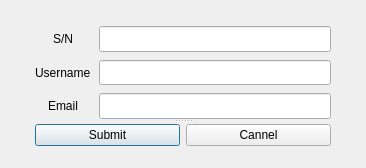
<?xml version="1.0" encoding="UTF-8"?>
<ui version="4.0">
 <class>Register</class>
 <widget class="QDialog" name="Register">
  <property name="windowModality">
   <enum>Qt::ApplicationModal</enum>
  </property>
  <property name="geometry">
   <rect>
    <x>0</x>
    <y>0</y>
    <width>366</width>
    <height>168</height>
   </rect>
  </property>
  <property name="windowTitle">
   <string>Software Register</string>
  </property>
  <layout class="QHBoxLayout" name="horizontalLayout_2">
   <property name="leftMargin">
    <number>35</number>
   </property>
   <property name="topMargin">
    <number>20</number>
   </property>
   <property name="rightMargin">
    <number>35</number>
   </property>
   <property name="bottomMargin">
    <number>20</number>
   </property>
   <item>
    <widget class="QSplitter" name="splitter">
     <property name="orientation">
      <enum>Qt::Vertical</enum>
     </property>
     <widget class="QWidget" name="formLayoutWidget">
      <layout class="QFormLayout" name="formLayout">
       <property name="labelAlignment">
        <set>Qt::AlignCenter</set>
       </property>
       <property name="horizontalSpacing">
        <number>8</number>
       </property>
       <property name="verticalSpacing">
        <number>8</number>
       </property>
       <property name="topMargin">
        <number>6</number>
       </property>
       <item row="0" column="0">
        <widget class="QLabel" name="lbl_number">
         <property name="sizePolicy">
          <sizepolicy hsizetype="Preferred" vsizetype="Expanding">
           <horstretch>0</horstretch>
           <verstretch>0</verstretch>
          </sizepolicy>
         </property>
         <property name="text">
          <string>S/N</string>
         </property>
        </widget>
       </item>
       <item row="0" column="1">
        <widget class="QLineEdit" name="ledt_number">
         <property name="sizePolicy">
          <sizepolicy hsizetype="Expanding" vsizetype="Expanding">
           <horstretch>0</horstretch>
           <verstretch>0</verstretch>
          </sizepolicy>
         </property>
         <property name="readOnly">
          <bool>true</bool>
         </property>
        </widget>
       </item>
       <item row="1" column="0">
        <widget class="QLabel" name="lbl_username">
         <property name="sizePolicy">
          <sizepolicy hsizetype="Preferred" vsizetype="Expanding">
           <horstretch>0</horstretch>
           <verstretch>0</verstretch>
          </sizepolicy>
         </property>
         <property name="text">
          <string>Username</string>
         </property>
         <property name="buddy">
          <cstring>ledt_username</cstring>
         </property>
        </widget>
       </item>
       <item row="1" column="1">
        <widget class="QLineEdit" name="ledt_username">
         <property name="sizePolicy">
          <sizepolicy hsizetype="Expanding" vsizetype="Expanding">
           <horstretch>0</horstretch>
           <verstretch>0</verstretch>
          </sizepolicy>
         </property>
         <property name="clearButtonEnabled">
          <bool>true</bool>
         </property>
        </widget>
       </item>
       <item row="2" column="0">
        <widget class="QLabel" name="lbl_email">
         <property name="sizePolicy">
          <sizepolicy hsizetype="Preferred" vsizetype="Expanding">
           <horstretch>0</horstretch>
           <verstretch>0</verstretch>
          </sizepolicy>
         </property>
         <property name="text">
          <string>Email</string>
         </property>
         <property name="buddy">
          <cstring>ledt_email</cstring>
         </property>
        </widget>
       </item>
       <item row="2" column="1">
        <widget class="QLineEdit" name="ledt_email">
         <property name="sizePolicy">
          <sizepolicy hsizetype="Expanding" vsizetype="Expanding">
           <horstretch>0</horstretch>
           <verstretch>0</verstretch>
          </sizepolicy>
         </property>
         <property name="clearButtonEnabled">
          <bool>true</bool>
         </property>
        </widget>
       </item>
      </layout>
     </widget>
     <widget class="QWidget" name="">
      <layout class="QHBoxLayout" name="horizontalLayout">
       <item>
        <widget class="QPushButton" name="btn_submit">
         <property name="sizePolicy">
          <sizepolicy hsizetype="Minimum" vsizetype="Maximum">
           <horstretch>0</horstretch>
           <verstretch>0</verstretch>
          </sizepolicy>
         </property>
         <property name="text">
          <string>Submit</string>
         </property>
        </widget>
       </item>
       <item>
        <widget class="QPushButton" name="btn_cannel">
         <property name="sizePolicy">
          <sizepolicy hsizetype="Minimum" vsizetype="Maximum">
           <horstretch>0</horstretch>
           <verstretch>0</verstretch>
          </sizepolicy>
         </property>
         <property name="text">
          <string>Cannel</string>
         </property>
        </widget>
       </item>
      </layout>
     </widget>
    </widget>
   </item>
  </layout>
 </widget>
 <resources/>
 <connections>
  <connection>
   <sender>btn_cannel</sender>
   <signal>clicked()</signal>
   <receiver>Register</receiver>
   <slot>close()</slot>
   <hints>
    <hint type="sourcelabel">
     <x>281</x>
     <y>132</y>
    </hint>
    <hint type="destinationlabel">
     <x>356</x>
     <y>153</y>
    </hint>
   </hints>
  </connection>
 </connections>
</ui>
